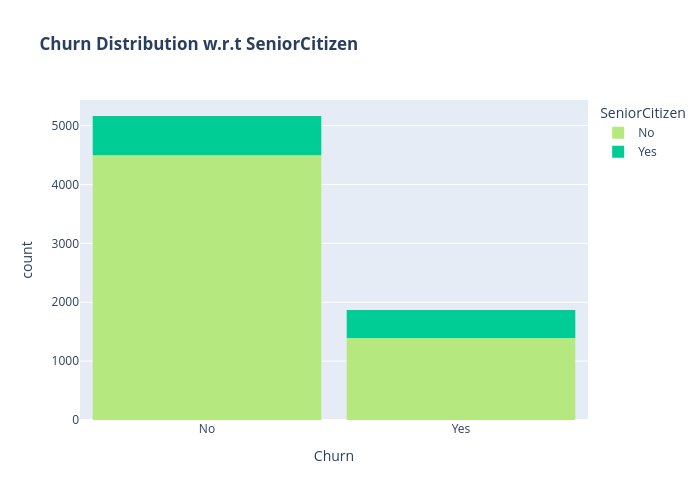

Notebook cell for this chart:
### Markdown cell above
Customers with no partner are most likely to churn

### Code cell
color_map = {"Yes": "#00CC96", "No": "#B6E880"}
fig = px.histogram(df, x = 'Churn', color= 'SeniorCitizen',  title = '<b> Churn Distribution w.r.t SeniorCitizen</b>', color_discrete_map=color_map)
fig.update_layout(width = 700, height= 500, bargap = 0.1)
fig.show()

### Figure 1 — Plotly figure (JSON) as saved in the notebook; plotly's stock layout.template omitted (floating-point values rounded to 4 significant figures; data arrays with more than 128 entries replaced by an {"elided": "..."} marker saying what was removed)
{"data": [{"bingroup": "x", "hovertemplate": "SeniorCitizen=No<br>Churn=%{x}<br>count=%{y}<extra></extra>", "legendgroup": "No", "marker": {"color": "#B6E880", "pattern": {"shape": ""}}, "name": "No", "orientation": "v", "showlegend": true, "type": "histogram", "x": {"elided": "5890 str values"}, "xaxis": "x", "yaxis": "y"}, {"bingroup": "x", "hovertemplate": "SeniorCitizen=Yes<br>Churn=%{x}<br>count=%{y}<extra></extra>", "legendgroup": "Yes", "marker": {"color": "#00CC96", "pattern": {"shape": ""}}, "name": "Yes", "orientation": "v", "showlegend": true, "type": "histogram", "x": {"elided": "1142 str values"}, "xaxis": "x", "yaxis": "y"}], "layout": {"bargap": 0.1, "barmode": "relative", "height": 500, "legend": {"title": {"text": "SeniorCitizen"}, "tracegroupgap": 0}, "title": {"text": "<b> Churn Distribution w.r.t SeniorCitizen</b>"}, "width": 700, "xaxis": {"anchor": "y", "domain": [0, 1], "title": {"text": "Churn"}}, "yaxis": {"anchor": "x", "domain": [0, 1], "title": {"text": "count"}}}}
